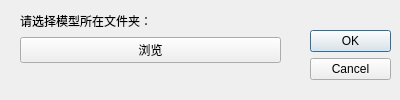
<?xml version="1.0" encoding="UTF-8"?>
<ui version="4.0">
 <class>Path</class>
 <widget class="QDialog" name="Path">
  <property name="geometry">
   <rect>
    <x>0</x>
    <y>0</y>
    <width>400</width>
    <height>100</height>
   </rect>
  </property>
  <property name="windowTitle">
   <string>Dialog</string>
  </property>
  <widget class="QDialogButtonBox" name="buttonBox">
   <property name="geometry">
    <rect>
     <x>310</x>
     <y>30</y>
     <width>81</width>
     <height>241</height>
    </rect>
   </property>
   <property name="orientation">
    <enum>Qt::Vertical</enum>
   </property>
   <property name="standardButtons">
    <set>QDialogButtonBox::Cancel|QDialogButtonBox::Ok</set>
   </property>
  </widget>
  <widget class="QWidget" name="verticalLayoutWidget">
   <property name="geometry">
    <rect>
     <x>20</x>
     <y>10</y>
     <width>261</width>
     <height>80</height>
    </rect>
   </property>
   <layout class="QVBoxLayout" name="verticalLayout">
    <item>
     <widget class="QLabel" name="label">
      <property name="text">
       <string>请选择模型所在文件夹：</string>
      </property>
     </widget>
    </item>
    <item>
     <widget class="QPushButton" name="pushButton">
      <property name="text">
       <string>浏览</string>
      </property>
     </widget>
    </item>
    <item>
     <widget class="QLabel" name="pathlabel">
      <property name="text">
       <string/>
      </property>
     </widget>
    </item>
   </layout>
  </widget>
 </widget>
 <resources/>
 <connections>
  <connection>
   <sender>buttonBox</sender>
   <signal>accepted()</signal>
   <receiver>Path</receiver>
   <slot>accept()</slot>
   <hints>
    <hint type="sourcelabel">
     <x>248</x>
     <y>254</y>
    </hint>
    <hint type="destinationlabel">
     <x>157</x>
     <y>274</y>
    </hint>
   </hints>
  </connection>
  <connection>
   <sender>buttonBox</sender>
   <signal>rejected()</signal>
   <receiver>Path</receiver>
   <slot>reject()</slot>
   <hints>
    <hint type="sourcelabel">
     <x>316</x>
     <y>260</y>
    </hint>
    <hint type="destinationlabel">
     <x>286</x>
     <y>274</y>
    </hint>
   </hints>
  </connection>
 </connections>
</ui>
